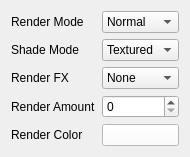
<?xml version="1.0" encoding="UTF-8"?>
<ui version="4.0">
 <class>ui::dockpanels::RenderProperties</class>
 <widget class="QWidget" name="ui::dockpanels::RenderProperties">
  <property name="geometry">
   <rect>
    <x>0</x>
    <y>0</y>
    <width>174</width>
    <height>151</height>
   </rect>
  </property>
  <property name="windowTitle">
   <string>Form</string>
  </property>
  <layout class="QGridLayout" name="gridLayout">
   <item row="0" column="1">
    <widget class="QComboBox" name="comboBox">
     <item>
      <property name="text">
       <string>Normal</string>
      </property>
     </item>
    </widget>
   </item>
   <item row="0" column="0">
    <widget class="QLabel" name="ui">
     <property name="text">
      <string>Render Mode</string>
     </property>
    </widget>
   </item>
   <item row="4" column="0">
    <widget class="QLabel" name="label_5">
     <property name="text">
      <string>Render Color</string>
     </property>
    </widget>
   </item>
   <item row="2" column="0">
    <widget class="QLabel" name="label_3">
     <property name="text">
      <string>Render FX</string>
     </property>
    </widget>
   </item>
   <item row="1" column="1">
    <widget class="QComboBox" name="comboBox_2">
     <item>
      <property name="text">
       <string>Textured</string>
      </property>
     </item>
    </widget>
   </item>
   <item row="3" column="1">
    <widget class="QSpinBox" name="spinBox"/>
   </item>
   <item row="5" column="0" colspan="2">
    <spacer name="verticalSpacer">
     <property name="orientation">
      <enum>Qt::Vertical</enum>
     </property>
     <property name="sizeHint" stdset="0">
      <size>
       <width>0</width>
       <height>0</height>
      </size>
     </property>
    </spacer>
   </item>
   <item row="3" column="0">
    <widget class="QLabel" name="label_4">
     <property name="text">
      <string>Render Amount</string>
     </property>
    </widget>
   </item>
   <item row="1" column="0">
    <widget class="QLabel" name="label_2">
     <property name="text">
      <string>Shade Mode</string>
     </property>
    </widget>
   </item>
   <item row="2" column="1">
    <widget class="QComboBox" name="comboBox_3">
     <item>
      <property name="text">
       <string>None</string>
      </property>
     </item>
    </widget>
   </item>
   <item row="4" column="1">
    <widget class="QPushButton" name="pushButton">
     <property name="styleSheet">
      <string notr="true">background-color: white;</string>
     </property>
     <property name="text">
      <string/>
     </property>
    </widget>
   </item>
   <item row="0" column="2">
    <spacer name="horizontalSpacer">
     <property name="orientation">
      <enum>Qt::Horizontal</enum>
     </property>
     <property name="sizeHint" stdset="0">
      <size>
       <width>0</width>
       <height>0</height>
      </size>
     </property>
    </spacer>
   </item>
  </layout>
 </widget>
 <resources/>
 <connections/>
</ui>
